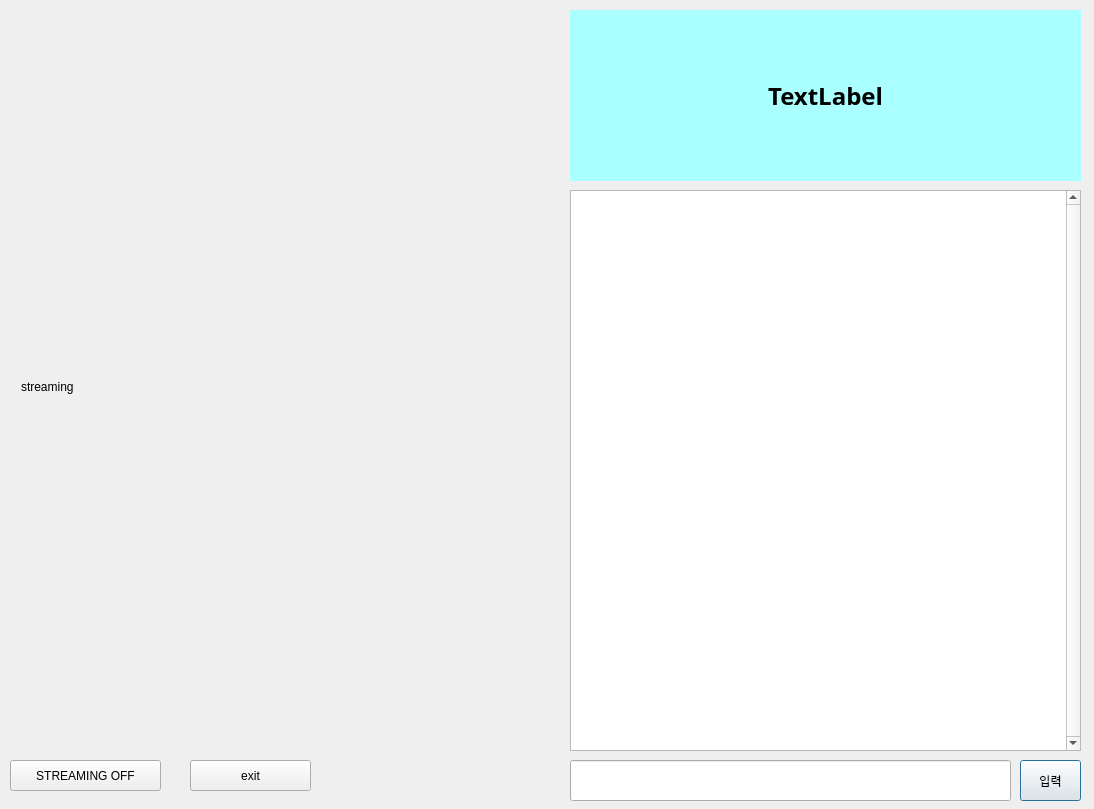
<?xml version="1.0" encoding="UTF-8"?>
<ui version="4.0">
 <class>Dialog</class>
 <widget class="QDialog" name="Dialog">
  <property name="geometry">
   <rect>
    <x>0</x>
    <y>0</y>
    <width>1094</width>
    <height>809</height>
   </rect>
  </property>
  <property name="windowTitle">
   <string>Dialog</string>
  </property>
  <property name="sizeGripEnabled">
   <bool>false</bool>
  </property>
  <widget class="QLabel" name="stream_screen">
   <property name="geometry">
    <rect>
     <x>21</x>
     <y>21</y>
     <width>541</width>
     <height>731</height>
    </rect>
   </property>
   <property name="text">
    <string>streaming</string>
   </property>
  </widget>
  <widget class="QLabel" name="donation_label">
   <property name="geometry">
    <rect>
     <x>570</x>
     <y>10</y>
     <width>511</width>
     <height>171</height>
    </rect>
   </property>
   <property name="font">
    <font>
     <family>맑은 고딕</family>
     <pointsize>18</pointsize>
     <weight>75</weight>
     <bold>true</bold>
    </font>
   </property>
   <property name="styleSheet">
    <string notr="true">background-color: rgb(170, 255, 255);</string>
   </property>
   <property name="text">
    <string>TextLabel</string>
   </property>
   <property name="alignment">
    <set>Qt::AlignCenter</set>
   </property>
  </widget>
  <widget class="QLineEdit" name="chat_input">
   <property name="geometry">
    <rect>
     <x>570</x>
     <y>760</y>
     <width>441</width>
     <height>41</height>
    </rect>
   </property>
  </widget>
  <widget class="QTextEdit" name="chatbox">
   <property name="geometry">
    <rect>
     <x>570</x>
     <y>190</y>
     <width>511</width>
     <height>561</height>
    </rect>
   </property>
   <property name="verticalScrollBarPolicy">
    <enum>Qt::ScrollBarAlwaysOn</enum>
   </property>
  </widget>
  <widget class="QPushButton" name="chat_btn">
   <property name="geometry">
    <rect>
     <x>1020</x>
     <y>760</y>
     <width>61</width>
     <height>41</height>
    </rect>
   </property>
   <property name="text">
    <string>입력</string>
   </property>
  </widget>
  <widget class="QPushButton" name="on_air">
   <property name="geometry">
    <rect>
     <x>10</x>
     <y>760</y>
     <width>151</width>
     <height>31</height>
    </rect>
   </property>
   <property name="text">
    <string>STREAMING OFF</string>
   </property>
  </widget>
  <widget class="QPushButton" name="close_btn">
   <property name="geometry">
    <rect>
     <x>190</x>
     <y>760</y>
     <width>121</width>
     <height>31</height>
    </rect>
   </property>
   <property name="text">
    <string>exit</string>
   </property>
  </widget>
 </widget>
 <resources/>
 <connections/>
</ui>
